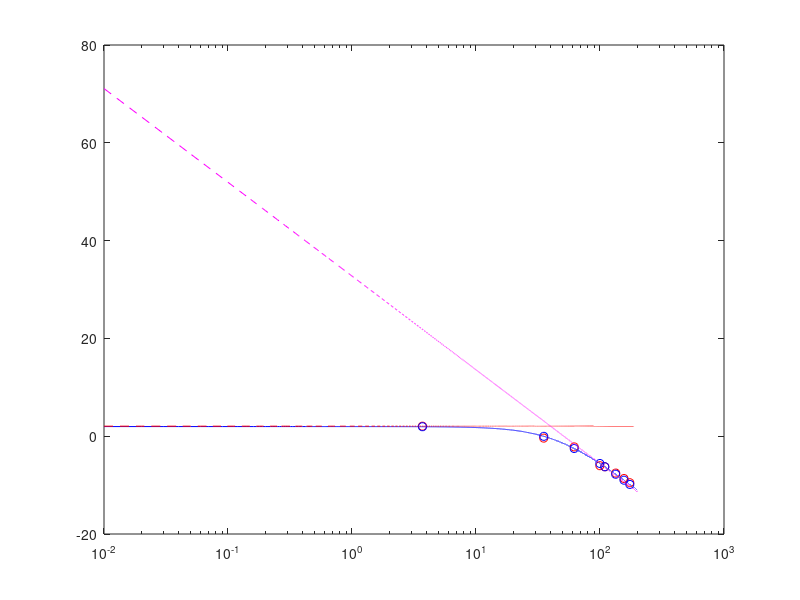

Write the MATLAB code that produced this figure. (Note: this script raises an error after producing the figure.)
clc
clear
close all
%% Fitting
f=[3.7 35.19 61.96 99.73 109.3 133.8 156.1 173.9]'; %frequências registadas no lab
Hf=[2.05 -0.39 -2.19 -6.03 -6.25 -7.54 -8.65 -9.51]'; %Ganhos registadas no lab
HfL=10 .^(Hf/20);
 
F = @(x,xdata)(x(2)./sqrt(x(1)^2+(2*pi*xdata).^2)); %Função de fitting
 
x0=[25 20]; % Parâmetros iniciais
[x,resnorm,~,exitflag,output] = lsqcurvefit(F,x0,f,HfL);
 
Hf_fit=x(2) ./sqrt(x(1)^2+(2*pi*f).^2);
incr = 0.01;
f_more=(0:incr:200);
Hf_fit_more=x(2) ./sqrt(x(1)^2+(2*pi*f_more).^2);

%% Dados do sistema
s = tf('s');
K0 = 1.5;
a = 37.04;
z = 5;
G = K0*a/(s+a);

%% Gráficos
%Gráfico dos Dados experimentais,Dados aproximados e do Fitting dos dados
semilogx(f,20*log10(HfL),'ro',f,20*log10(Hf_fit),'bo', ...
f_more,20*log10(Hf_fit_more),'b-')
hold()

gr = -19.173498*log10(f_more)+ 32.7488; %Assintota das altas frequências 
gy = 2.05 + 0*(f_more); %Assintota das baixas frequências
semilogx(f_more,gy, 'r--')
semilogx(f_more,gr,'m--')
%%%%%%%%%%%%%%%

yline(20*log10(Hf_fit_more(1))-3, 'c-') %Curva a menos 3db do fitting original, para descobrir frequência de corte
grid()
%limites para eixo do x e para o eixo do y
ylim([-12 4]) 
xlim([1 1000])
legend('Dados experimentais','Dados aproximados','Fitting dos dados','Assintota das baixas frequências','Assintota das altas frequências','Amplitude de corte')